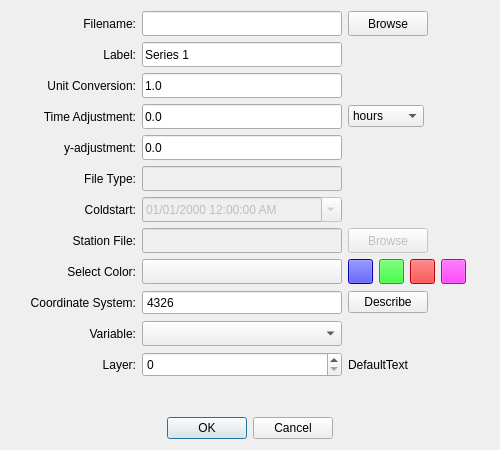
<?xml version="1.0" encoding="UTF-8"?>
<ui version="4.0">
 <comment>
//-------------------------------GPL-------------------------------------//
//
// MetOcean Viewer - A simple interface for viewing hydrodynamic model data
// Copyright (C) 2015  Zach Cobell
//
// This program is free software: you can redistribute it and/or modify
// it under the terms of the GNU General Public License as published by
// the Free Software Foundation, either version 3 of the License, or
// (at your option) any later version.
//
// This program is distributed in the hope that it will be useful,
// but WITHOUT ANY WARRANTY; without even the implied warranty of
// MERCHANTABILITY or FITNESS FOR A PARTICULAR PURPOSE.  See the
// GNU General Public License for more details.
//
// You should have received a copy of the GNU General Public License
// along with this program.  If not, see http://www.gnu.org/licenses/.
//
//-----------------------------------------------------------------------//
</comment>
 <class>AddTimeseriesDialog</class>
 <widget class="QDialog" name="AddTimeseriesDialog">
  <property name="windowModality">
   <enum>Qt::WindowModal</enum>
  </property>
  <property name="geometry">
   <rect>
    <x>0</x>
    <y>0</y>
    <width>500</width>
    <height>450</height>
   </rect>
  </property>
  <property name="sizePolicy">
   <sizepolicy hsizetype="Expanding" vsizetype="Expanding">
    <horstretch>0</horstretch>
    <verstretch>0</verstretch>
   </sizepolicy>
  </property>
  <property name="minimumSize">
   <size>
    <width>500</width>
    <height>450</height>
   </size>
  </property>
  <property name="maximumSize">
   <size>
    <width>500</width>
    <height>450</height>
   </size>
  </property>
  <property name="windowTitle">
   <string>Add Timeseries Data</string>
  </property>
  <property name="windowIcon">
   <iconset>
    <normaloff>:/rsc/img/icon.png</normaloff>:/rsc/img/icon.png</iconset>
  </property>
  <layout class="QVBoxLayout" name="verticalLayout">
   <item>
    <layout class="QHBoxLayout" name="horizontalLayout">
     <item>
      <widget class="QLabel" name="label_filename">
       <property name="minimumSize">
        <size>
         <width>125</width>
         <height>25</height>
        </size>
       </property>
       <property name="maximumSize">
        <size>
         <width>125</width>
         <height>25</height>
        </size>
       </property>
       <property name="text">
        <string>Filename:</string>
       </property>
       <property name="alignment">
        <set>Qt::AlignRight|Qt::AlignTrailing|Qt::AlignVCenter</set>
       </property>
      </widget>
     </item>
     <item>
      <widget class="QLineEdit" name="text_filename">
       <property name="sizePolicy">
        <sizepolicy hsizetype="Fixed" vsizetype="Fixed">
         <horstretch>0</horstretch>
         <verstretch>0</verstretch>
        </sizepolicy>
       </property>
       <property name="minimumSize">
        <size>
         <width>200</width>
         <height>25</height>
        </size>
       </property>
       <property name="maximumSize">
        <size>
         <width>200</width>
         <height>25</height>
        </size>
       </property>
       <property name="readOnly">
        <bool>true</bool>
       </property>
       <property name="clearButtonEnabled">
        <bool>false</bool>
       </property>
      </widget>
     </item>
     <item>
      <widget class="QPushButton" name="browse_filebrowse">
       <property name="sizePolicy">
        <sizepolicy hsizetype="Fixed" vsizetype="Fixed">
         <horstretch>0</horstretch>
         <verstretch>0</verstretch>
        </sizepolicy>
       </property>
       <property name="minimumSize">
        <size>
         <width>75</width>
         <height>25</height>
        </size>
       </property>
       <property name="text">
        <string>Browse</string>
       </property>
      </widget>
     </item>
     <item>
      <spacer name="horizontalSpacer">
       <property name="orientation">
        <enum>Qt::Horizontal</enum>
       </property>
       <property name="sizeHint" stdset="0">
        <size>
         <width>40</width>
         <height>20</height>
        </size>
       </property>
      </spacer>
     </item>
    </layout>
   </item>
   <item>
    <layout class="QHBoxLayout" name="horizontalLayout_2">
     <item>
      <widget class="QLabel" name="label_seriesname">
       <property name="minimumSize">
        <size>
         <width>125</width>
         <height>25</height>
        </size>
       </property>
       <property name="maximumSize">
        <size>
         <width>125</width>
         <height>25</height>
        </size>
       </property>
       <property name="text">
        <string>Label:</string>
       </property>
       <property name="alignment">
        <set>Qt::AlignRight|Qt::AlignTrailing|Qt::AlignVCenter</set>
       </property>
      </widget>
     </item>
     <item>
      <widget class="QLineEdit" name="text_seriesname">
       <property name="minimumSize">
        <size>
         <width>200</width>
         <height>25</height>
        </size>
       </property>
       <property name="maximumSize">
        <size>
         <width>200</width>
         <height>25</height>
        </size>
       </property>
       <property name="text">
        <string>Series 1</string>
       </property>
      </widget>
     </item>
     <item>
      <spacer name="horizontalSpacer_2">
       <property name="orientation">
        <enum>Qt::Horizontal</enum>
       </property>
       <property name="sizeHint" stdset="0">
        <size>
         <width>40</width>
         <height>20</height>
        </size>
       </property>
      </spacer>
     </item>
    </layout>
   </item>
   <item>
    <layout class="QHBoxLayout" name="horizontalLayout_3">
     <item>
      <widget class="QLabel" name="label_unitconvert">
       <property name="minimumSize">
        <size>
         <width>125</width>
         <height>25</height>
        </size>
       </property>
       <property name="maximumSize">
        <size>
         <width>125</width>
         <height>25</height>
        </size>
       </property>
       <property name="text">
        <string>Unit Conversion:</string>
       </property>
       <property name="alignment">
        <set>Qt::AlignRight|Qt::AlignTrailing|Qt::AlignVCenter</set>
       </property>
      </widget>
     </item>
     <item>
      <widget class="QLineEdit" name="text_unitconvert">
       <property name="minimumSize">
        <size>
         <width>200</width>
         <height>25</height>
        </size>
       </property>
       <property name="maximumSize">
        <size>
         <width>200</width>
         <height>25</height>
        </size>
       </property>
       <property name="inputMask">
        <string/>
       </property>
       <property name="text">
        <string>1.0</string>
       </property>
      </widget>
     </item>
     <item>
      <spacer name="horizontalSpacer_3">
       <property name="orientation">
        <enum>Qt::Horizontal</enum>
       </property>
       <property name="sizeHint" stdset="0">
        <size>
         <width>40</width>
         <height>20</height>
        </size>
       </property>
      </spacer>
     </item>
    </layout>
   </item>
   <item>
    <layout class="QHBoxLayout" name="horizontalLayout_4">
     <item>
      <widget class="QLabel" name="label_xadjust">
       <property name="minimumSize">
        <size>
         <width>125</width>
         <height>25</height>
        </size>
       </property>
       <property name="maximumSize">
        <size>
         <width>125</width>
         <height>25</height>
        </size>
       </property>
       <property name="text">
        <string> Time Adjustment:</string>
       </property>
       <property name="alignment">
        <set>Qt::AlignRight|Qt::AlignTrailing|Qt::AlignVCenter</set>
       </property>
      </widget>
     </item>
     <item>
      <widget class="QLineEdit" name="text_xadjust">
       <property name="minimumSize">
        <size>
         <width>200</width>
         <height>25</height>
        </size>
       </property>
       <property name="maximumSize">
        <size>
         <width>200</width>
         <height>25</height>
        </size>
       </property>
       <property name="inputMask">
        <string/>
       </property>
       <property name="text">
        <string>0.0</string>
       </property>
      </widget>
     </item>
     <item>
      <widget class="QComboBox" name="combo_timeSelect">
       <property name="currentIndex">
        <number>2</number>
       </property>
       <item>
        <property name="text">
         <string>seconds</string>
        </property>
       </item>
       <item>
        <property name="text">
         <string>minutes</string>
        </property>
       </item>
       <item>
        <property name="text">
         <string>hours</string>
        </property>
       </item>
       <item>
        <property name="text">
         <string>days</string>
        </property>
       </item>
      </widget>
     </item>
     <item>
      <spacer name="horizontalSpacer_4">
       <property name="orientation">
        <enum>Qt::Horizontal</enum>
       </property>
       <property name="sizeHint" stdset="0">
        <size>
         <width>40</width>
         <height>20</height>
        </size>
       </property>
      </spacer>
     </item>
    </layout>
   </item>
   <item>
    <layout class="QHBoxLayout" name="horizontalLayout_5">
     <item>
      <widget class="QLabel" name="label_yadjust">
       <property name="minimumSize">
        <size>
         <width>125</width>
         <height>25</height>
        </size>
       </property>
       <property name="maximumSize">
        <size>
         <width>125</width>
         <height>25</height>
        </size>
       </property>
       <property name="text">
        <string>y-adjustment:</string>
       </property>
       <property name="alignment">
        <set>Qt::AlignRight|Qt::AlignTrailing|Qt::AlignVCenter</set>
       </property>
      </widget>
     </item>
     <item>
      <widget class="QLineEdit" name="text_yadjust">
       <property name="minimumSize">
        <size>
         <width>200</width>
         <height>25</height>
        </size>
       </property>
       <property name="maximumSize">
        <size>
         <width>200</width>
         <height>25</height>
        </size>
       </property>
       <property name="inputMask">
        <string/>
       </property>
       <property name="text">
        <string>0.0</string>
       </property>
      </widget>
     </item>
     <item>
      <spacer name="horizontalSpacer_5">
       <property name="orientation">
        <enum>Qt::Horizontal</enum>
       </property>
       <property name="sizeHint" stdset="0">
        <size>
         <width>40</width>
         <height>20</height>
        </size>
       </property>
      </spacer>
     </item>
    </layout>
   </item>
   <item>
    <layout class="QHBoxLayout" name="horizontalLayout_6">
     <item>
      <widget class="QLabel" name="label_filetype">
       <property name="enabled">
        <bool>true</bool>
       </property>
       <property name="minimumSize">
        <size>
         <width>125</width>
         <height>25</height>
        </size>
       </property>
       <property name="maximumSize">
        <size>
         <width>125</width>
         <height>25</height>
        </size>
       </property>
       <property name="text">
        <string>File Type:</string>
       </property>
       <property name="alignment">
        <set>Qt::AlignRight|Qt::AlignTrailing|Qt::AlignVCenter</set>
       </property>
      </widget>
     </item>
     <item>
      <widget class="QLineEdit" name="text_filetype">
       <property name="enabled">
        <bool>false</bool>
       </property>
       <property name="minimumSize">
        <size>
         <width>200</width>
         <height>25</height>
        </size>
       </property>
       <property name="maximumSize">
        <size>
         <width>200</width>
         <height>25</height>
        </size>
       </property>
       <property name="inputMask">
        <string/>
       </property>
       <property name="text">
        <string/>
       </property>
      </widget>
     </item>
     <item>
      <spacer name="horizontalSpacer_6">
       <property name="orientation">
        <enum>Qt::Horizontal</enum>
       </property>
       <property name="sizeHint" stdset="0">
        <size>
         <width>40</width>
         <height>20</height>
        </size>
       </property>
      </spacer>
     </item>
    </layout>
   </item>
   <item>
    <layout class="QHBoxLayout" name="horizontalLayout_7">
     <item>
      <widget class="QLabel" name="label_coldstart">
       <property name="minimumSize">
        <size>
         <width>125</width>
         <height>25</height>
        </size>
       </property>
       <property name="maximumSize">
        <size>
         <width>125</width>
         <height>25</height>
        </size>
       </property>
       <property name="text">
        <string>Coldstart:</string>
       </property>
       <property name="alignment">
        <set>Qt::AlignRight|Qt::AlignTrailing|Qt::AlignVCenter</set>
       </property>
      </widget>
     </item>
     <item>
      <widget class="QDateTimeEdit" name="date_coldstart">
       <property name="enabled">
        <bool>false</bool>
       </property>
       <property name="minimumSize">
        <size>
         <width>200</width>
         <height>25</height>
        </size>
       </property>
       <property name="maximumSize">
        <size>
         <width>200</width>
         <height>25</height>
        </size>
       </property>
       <property name="displayFormat">
        <string>MM/dd/yyyy hh:mm:ss AP</string>
       </property>
       <property name="calendarPopup">
        <bool>true</bool>
       </property>
      </widget>
     </item>
     <item>
      <spacer name="horizontalSpacer_7">
       <property name="orientation">
        <enum>Qt::Horizontal</enum>
       </property>
       <property name="sizeHint" stdset="0">
        <size>
         <width>40</width>
         <height>20</height>
        </size>
       </property>
      </spacer>
     </item>
    </layout>
   </item>
   <item>
    <layout class="QHBoxLayout" name="horizontalLayout_8">
     <item>
      <widget class="QLabel" name="label_stationfile">
       <property name="minimumSize">
        <size>
         <width>125</width>
         <height>25</height>
        </size>
       </property>
       <property name="maximumSize">
        <size>
         <width>125</width>
         <height>25</height>
        </size>
       </property>
       <property name="text">
        <string>Station File:</string>
       </property>
       <property name="alignment">
        <set>Qt::AlignRight|Qt::AlignTrailing|Qt::AlignVCenter</set>
       </property>
      </widget>
     </item>
     <item>
      <widget class="QLineEdit" name="text_stationfile">
       <property name="enabled">
        <bool>false</bool>
       </property>
       <property name="sizePolicy">
        <sizepolicy hsizetype="Fixed" vsizetype="Fixed">
         <horstretch>0</horstretch>
         <verstretch>0</verstretch>
        </sizepolicy>
       </property>
       <property name="minimumSize">
        <size>
         <width>200</width>
         <height>25</height>
        </size>
       </property>
       <property name="maximumSize">
        <size>
         <width>200</width>
         <height>25</height>
        </size>
       </property>
       <property name="readOnly">
        <bool>true</bool>
       </property>
       <property name="clearButtonEnabled">
        <bool>false</bool>
       </property>
      </widget>
     </item>
     <item>
      <widget class="QPushButton" name="browse_stationfile">
       <property name="enabled">
        <bool>false</bool>
       </property>
       <property name="sizePolicy">
        <sizepolicy hsizetype="Fixed" vsizetype="Fixed">
         <horstretch>0</horstretch>
         <verstretch>0</verstretch>
        </sizepolicy>
       </property>
       <property name="minimumSize">
        <size>
         <width>75</width>
         <height>25</height>
        </size>
       </property>
       <property name="text">
        <string>Browse</string>
       </property>
      </widget>
     </item>
     <item>
      <spacer name="horizontalSpacer_8">
       <property name="orientation">
        <enum>Qt::Horizontal</enum>
       </property>
       <property name="sizeHint" stdset="0">
        <size>
         <width>40</width>
         <height>20</height>
        </size>
       </property>
      </spacer>
     </item>
    </layout>
   </item>
   <item>
    <layout class="QHBoxLayout" name="horizontalLayout_9">
     <item>
      <widget class="QLabel" name="label_color">
       <property name="minimumSize">
        <size>
         <width>125</width>
         <height>25</height>
        </size>
       </property>
       <property name="maximumSize">
        <size>
         <width>125</width>
         <height>25</height>
        </size>
       </property>
       <property name="text">
        <string>Select Color:</string>
       </property>
       <property name="alignment">
        <set>Qt::AlignRight|Qt::AlignTrailing|Qt::AlignVCenter</set>
       </property>
      </widget>
     </item>
     <item>
      <widget class="QPushButton" name="button_seriesColor">
       <property name="minimumSize">
        <size>
         <width>200</width>
         <height>25</height>
        </size>
       </property>
       <property name="maximumSize">
        <size>
         <width>200</width>
         <height>25</height>
        </size>
       </property>
       <property name="text">
        <string/>
       </property>
      </widget>
     </item>
     <item>
      <widget class="QPushButton" name="button_presetColor1">
       <property name="minimumSize">
        <size>
         <width>25</width>
         <height>25</height>
        </size>
       </property>
       <property name="maximumSize">
        <size>
         <width>25</width>
         <height>25</height>
        </size>
       </property>
       <property name="styleSheet">
        <string notr="true">background-color: #0000ff</string>
       </property>
       <property name="text">
        <string/>
       </property>
      </widget>
     </item>
     <item>
      <widget class="QPushButton" name="button_presetColor2">
       <property name="minimumSize">
        <size>
         <width>25</width>
         <height>25</height>
        </size>
       </property>
       <property name="maximumSize">
        <size>
         <width>25</width>
         <height>25</height>
        </size>
       </property>
       <property name="styleSheet">
        <string notr="true">background-color: #00ff00</string>
       </property>
       <property name="text">
        <string/>
       </property>
      </widget>
     </item>
     <item>
      <widget class="QPushButton" name="button_presetColor3">
       <property name="minimumSize">
        <size>
         <width>25</width>
         <height>25</height>
        </size>
       </property>
       <property name="maximumSize">
        <size>
         <width>25</width>
         <height>25</height>
        </size>
       </property>
       <property name="styleSheet">
        <string notr="true">background-color: #ff0000</string>
       </property>
       <property name="text">
        <string/>
       </property>
      </widget>
     </item>
     <item>
      <widget class="QPushButton" name="button_presetColor4">
       <property name="minimumSize">
        <size>
         <width>25</width>
         <height>25</height>
        </size>
       </property>
       <property name="maximumSize">
        <size>
         <width>25</width>
         <height>25</height>
        </size>
       </property>
       <property name="styleSheet">
        <string notr="true">background-color: #ff00ff</string>
       </property>
       <property name="text">
        <string/>
       </property>
      </widget>
     </item>
     <item>
      <spacer name="horizontalSpacer_9">
       <property name="orientation">
        <enum>Qt::Horizontal</enum>
       </property>
       <property name="sizeHint" stdset="0">
        <size>
         <width>40</width>
         <height>20</height>
        </size>
       </property>
      </spacer>
     </item>
    </layout>
   </item>
   <item>
    <layout class="QHBoxLayout" name="horizontalLayout_10">
     <item>
      <widget class="QLabel" name="label_epsg">
       <property name="minimumSize">
        <size>
         <width>125</width>
         <height>25</height>
        </size>
       </property>
       <property name="maximumSize">
        <size>
         <width>125</width>
         <height>25</height>
        </size>
       </property>
       <property name="text">
        <string>Coordinate System:</string>
       </property>
       <property name="alignment">
        <set>Qt::AlignRight|Qt::AlignTrailing|Qt::AlignVCenter</set>
       </property>
      </widget>
     </item>
     <item>
      <widget class="QSpinBox" name="spin_epsg">
       <property name="sizePolicy">
        <sizepolicy hsizetype="Fixed" vsizetype="Fixed">
         <horstretch>0</horstretch>
         <verstretch>0</verstretch>
        </sizepolicy>
       </property>
       <property name="minimumSize">
        <size>
         <width>200</width>
         <height>25</height>
        </size>
       </property>
       <property name="maximumSize">
        <size>
         <width>200</width>
         <height>25</height>
        </size>
       </property>
       <property name="styleSheet">
        <string notr="true"/>
       </property>
       <property name="buttonSymbols">
        <enum>QAbstractSpinBox::NoButtons</enum>
       </property>
       <property name="maximum">
        <number>100000</number>
       </property>
       <property name="value">
        <number>4326</number>
       </property>
      </widget>
     </item>
     <item>
      <widget class="QPushButton" name="button_describeepsg">
       <property name="text">
        <string>Describe</string>
       </property>
      </widget>
     </item>
     <item>
      <spacer name="horizontalSpacer_10">
       <property name="orientation">
        <enum>Qt::Horizontal</enum>
       </property>
       <property name="sizeHint" stdset="0">
        <size>
         <width>40</width>
         <height>20</height>
        </size>
       </property>
      </spacer>
     </item>
    </layout>
   </item>
   <item>
    <layout class="QHBoxLayout" name="horizontalLayout_11">
     <item>
      <widget class="QLabel" name="label_variable">
       <property name="minimumSize">
        <size>
         <width>125</width>
         <height>25</height>
        </size>
       </property>
       <property name="maximumSize">
        <size>
         <width>125</width>
         <height>25</height>
        </size>
       </property>
       <property name="text">
        <string>Variable:</string>
       </property>
       <property name="alignment">
        <set>Qt::AlignRight|Qt::AlignTrailing|Qt::AlignVCenter</set>
       </property>
      </widget>
     </item>
     <item>
      <widget class="QComboBox" name="combo_variableSelect">
       <property name="sizePolicy">
        <sizepolicy hsizetype="Fixed" vsizetype="Fixed">
         <horstretch>0</horstretch>
         <verstretch>0</verstretch>
        </sizepolicy>
       </property>
       <property name="minimumSize">
        <size>
         <width>200</width>
         <height>25</height>
        </size>
       </property>
       <property name="maximumSize">
        <size>
         <width>200</width>
         <height>25</height>
        </size>
       </property>
      </widget>
     </item>
     <item>
      <spacer name="horizontalSpacer_11">
       <property name="orientation">
        <enum>Qt::Horizontal</enum>
       </property>
       <property name="sizeHint" stdset="0">
        <size>
         <width>40</width>
         <height>20</height>
        </size>
       </property>
      </spacer>
     </item>
    </layout>
   </item>
   <item>
    <layout class="QHBoxLayout" name="horizontalLayout_12">
     <item>
      <widget class="QLabel" name="label_layer">
       <property name="minimumSize">
        <size>
         <width>125</width>
         <height>25</height>
        </size>
       </property>
       <property name="maximumSize">
        <size>
         <width>125</width>
         <height>25</height>
        </size>
       </property>
       <property name="text">
        <string>Layer:</string>
       </property>
       <property name="alignment">
        <set>Qt::AlignRight|Qt::AlignTrailing|Qt::AlignVCenter</set>
       </property>
      </widget>
     </item>
     <item>
      <widget class="QSpinBox" name="spin_layer">
       <property name="minimumSize">
        <size>
         <width>200</width>
         <height>25</height>
        </size>
       </property>
       <property name="maximumSize">
        <size>
         <width>200</width>
         <height>25</height>
        </size>
       </property>
      </widget>
     </item>
     <item>
      <widget class="QLabel" name="label_layerinfo">
       <property name="text">
        <string>DefaultText</string>
       </property>
      </widget>
     </item>
     <item>
      <spacer name="horizontalSpacer_12">
       <property name="orientation">
        <enum>Qt::Horizontal</enum>
       </property>
       <property name="sizeHint" stdset="0">
        <size>
         <width>40</width>
         <height>20</height>
        </size>
       </property>
      </spacer>
     </item>
    </layout>
   </item>
   <item>
    <spacer name="verticalSpacer">
     <property name="orientation">
      <enum>Qt::Vertical</enum>
     </property>
     <property name="sizeHint" stdset="0">
      <size>
       <width>20</width>
       <height>19</height>
      </size>
     </property>
    </spacer>
   </item>
   <item>
    <widget class="QDialogButtonBox" name="buttonBox">
     <property name="orientation">
      <enum>Qt::Horizontal</enum>
     </property>
     <property name="standardButtons">
      <set>QDialogButtonBox::Cancel|QDialogButtonBox::Ok</set>
     </property>
     <property name="centerButtons">
      <bool>true</bool>
     </property>
    </widget>
   </item>
  </layout>
 </widget>
 <resources/>
 <connections>
  <connection>
   <sender>buttonBox</sender>
   <signal>accepted()</signal>
   <receiver>mov_dialog_addtimeseries</receiver>
   <slot>accept()</slot>
   <hints>
    <hint type="sourcelabel">
     <x>248</x>
     <y>254</y>
    </hint>
    <hint type="destinationlabel">
     <x>157</x>
     <y>274</y>
    </hint>
   </hints>
  </connection>
  <connection>
   <sender>buttonBox</sender>
   <signal>rejected()</signal>
   <receiver>mov_dialog_addtimeseries</receiver>
   <slot>reject()</slot>
   <hints>
    <hint type="sourcelabel">
     <x>316</x>
     <y>260</y>
    </hint>
    <hint type="destinationlabel">
     <x>286</x>
     <y>274</y>
    </hint>
   </hints>
  </connection>
 </connections>
</ui>
